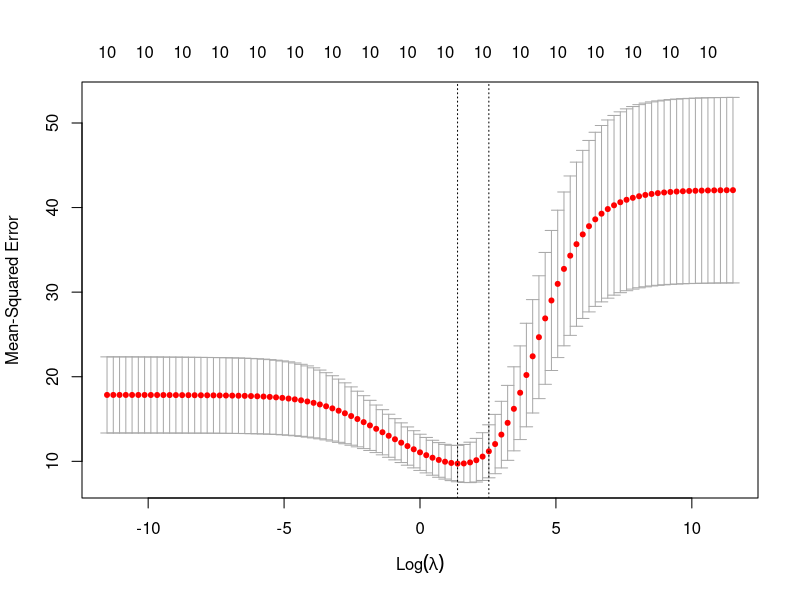

Recreate this plot in R.
#Importing the dataset
car<-data.frame(mtcars)

#display the dataset
head(car)

#dimensions of dataset
nrow(car)
ncol(car)

#Check Structure of dataset
str(car)

library(caret)
set.seed(200)
partition <- createDataPartition(car$am,times=1,p=0.8,list = F)
train <- car[partition,]
test <- car[-partition,]

#fiitting a linear model
model <- lm(mpg~.,data=train)
#MSE on test set
mean((predict(model,test)-test$mpg)^2)
summary(model)
coef(model)

#Ridge Regression
# Loaging the library
library(glmnet)
# Getting the independent variable
x <- model.matrix(mpg~.,train)[,-1]

# Getting the dependent variable
y <- train$mpg

# Setting the range of lambda values
lambda_seq <- 10^seq(5,-5,by = -.1)

# Using cross validation glmnet
ridge_cv <- cv.glmnet(x, y, alpha = 0,lambda = lambda_seq)
plot(ridge_cv)

#Best lambda value
best_lambda <- ridge_cv$lambda.min
best_lambda

# Using glmnet function to build the ridge regression model
fit <- glmnet(x, y, alpha = 0, lambda  = best_lambda)

# Checking the model
summary(fit)

#coefficients
coef(ridge_cv,s="lambda.min")

#for testdatast
xx =  model.matrix(mpg~.,test)[,-1]
model_predict <- predict(fit,s =,newx = xx, type = "response")

#MSE on test data
mean((model_predict-test$mpg)^2)



